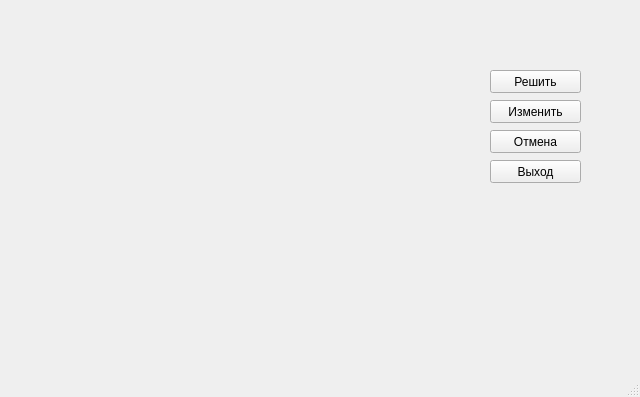
<?xml version="1.0" encoding="UTF-8"?>
<ui version="4.0">
 <class>MainWindow</class>
 <widget class="QMainWindow" name="MainWindow">
  <property name="geometry">
   <rect>
    <x>0</x>
    <y>0</y>
    <width>640</width>
    <height>397</height>
   </rect>
  </property>
  <property name="font">
   <font>
    <pointsize>12</pointsize>
   </font>
  </property>
  <property name="windowTitle">
   <string>Sudoku Solver</string>
  </property>
  <widget class="QWidget" name="centralWidget">
   <widget class="QPushButton" name="pushButton_3">
    <property name="geometry">
     <rect>
      <x>490</x>
      <y>100</y>
      <width>91</width>
      <height>23</height>
     </rect>
    </property>
    <property name="minimumSize">
     <size>
      <width>75</width>
      <height>0</height>
     </size>
    </property>
    <property name="font">
     <font>
      <pointsize>9</pointsize>
     </font>
    </property>
    <property name="toolTip">
     <string>&lt;html&gt;&lt;head/&gt;&lt;body&gt;&lt;p&gt;Изменить условия судоку&lt;/p&gt;&lt;/body&gt;&lt;/html&gt;</string>
    </property>
    <property name="text">
     <string>Изменить</string>
    </property>
    <property name="checkable">
     <bool>true</bool>
    </property>
   </widget>
   <widget class="QWidget" name="gridLayoutWidget">
    <property name="geometry">
     <rect>
      <x>40</x>
      <y>30</y>
      <width>391</width>
      <height>331</height>
     </rect>
    </property>
    <layout class="QGridLayout" name="gridLayout"/>
   </widget>
   <widget class="QPushButton" name="pushButton">
    <property name="geometry">
     <rect>
      <x>490</x>
      <y>70</y>
      <width>91</width>
      <height>23</height>
     </rect>
    </property>
    <property name="minimumSize">
     <size>
      <width>75</width>
      <height>0</height>
     </size>
    </property>
    <property name="font">
     <font>
      <pointsize>9</pointsize>
     </font>
    </property>
    <property name="toolTip">
     <string>&lt;html&gt;&lt;head/&gt;&lt;body&gt;&lt;p&gt;Получить решение для судоку&lt;/p&gt;&lt;/body&gt;&lt;/html&gt;</string>
    </property>
    <property name="text">
     <string>Решить</string>
    </property>
    <property name="checkable">
     <bool>true</bool>
    </property>
   </widget>
   <widget class="QPushButton" name="pushButton_2">
    <property name="geometry">
     <rect>
      <x>490</x>
      <y>130</y>
      <width>91</width>
      <height>23</height>
     </rect>
    </property>
    <property name="minimumSize">
     <size>
      <width>75</width>
      <height>0</height>
     </size>
    </property>
    <property name="font">
     <font>
      <pointsize>9</pointsize>
     </font>
    </property>
    <property name="toolTip">
     <string>&lt;html&gt;&lt;head/&gt;&lt;body&gt;&lt;p&gt;Очистить поле и начать ввод сначала&lt;/p&gt;&lt;/body&gt;&lt;/html&gt;</string>
    </property>
    <property name="text">
     <string>Отмена</string>
    </property>
    <property name="checkable">
     <bool>true</bool>
    </property>
   </widget>
   <widget class="QPushButton" name="pushButton_4">
    <property name="geometry">
     <rect>
      <x>490</x>
      <y>160</y>
      <width>91</width>
      <height>23</height>
     </rect>
    </property>
    <property name="minimumSize">
     <size>
      <width>75</width>
      <height>0</height>
     </size>
    </property>
    <property name="font">
     <font>
      <pointsize>9</pointsize>
     </font>
    </property>
    <property name="toolTip">
     <string>&lt;html&gt;&lt;head/&gt;&lt;body&gt;&lt;p&gt;Закрыть программу&lt;/p&gt;&lt;/body&gt;&lt;/html&gt;</string>
    </property>
    <property name="text">
     <string>Выход</string>
    </property>
    <property name="checkable">
     <bool>true</bool>
    </property>
   </widget>
  </widget>
  <widget class="QStatusBar" name="statusBar"/>
  <widget class="QMenuBar" name="menuBar">
   <property name="geometry">
    <rect>
     <x>0</x>
     <y>0</y>
     <width>640</width>
     <height>21</height>
    </rect>
   </property>
  </widget>
 </widget>
 <layoutdefault spacing="6" margin="11"/>
 <resources/>
 <connections/>
</ui>
